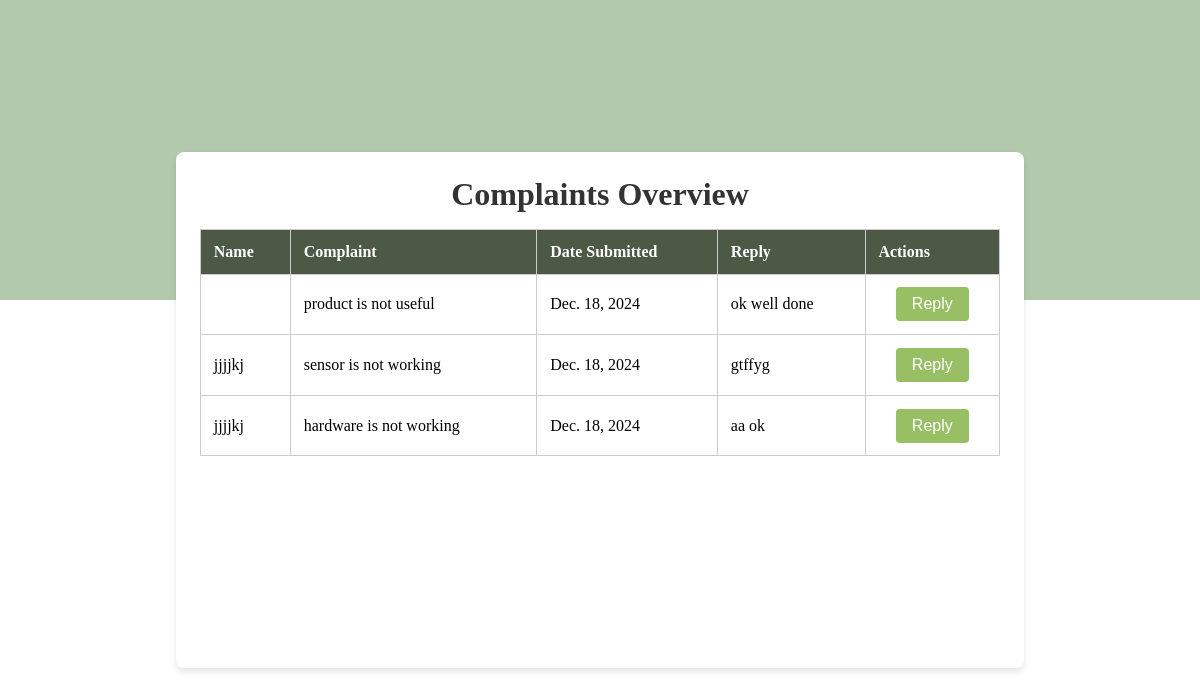
Screenshot of /complaints/ with the database file from the repository.
### growapp/models.py (models this page shows)
class Complaints_model(models.Model):
     LOGIN_ID=models.ForeignKey(Login_model,on_delete=models.CASCADE,null=True,blank=True)
     Complaints=models.CharField(max_length=100,null=True,blank=True)
     created_at = models.DateField(auto_now_add=True)
     updated_at = models.DateField(auto_now=True)
     Reply=models.CharField(max_length=100,null=True,blank=True)

class Login_model(models.Model):
    username=models.CharField(max_length=100,null=True,blank=True)
    password=models.CharField(max_length=100,null=True,blank=True)
    type=models.CharField(max_length=100,null=True,blank=True)

### growapp/views.py (the view)
# urls.py: path('complaints/',Complaints.as_view(),name='complaints'),
class Complaints(View):
    def get(self,request):
        obj=Complaints_model.objects.all()
        return render(request,'Complaints.html',{'val':obj})

### templates/Complaints.html (shortened to what this page needs)
<!DOCTYPE html>
<html lang="en">
<head>
    <link rel="stylesheet" href="https://cdnjs.cloudflare.com/ajax/libs/font-awesome/6.0.0-beta3/css/all.min.css">
</head>
<body>
<div class="div1">
</div>
<div class="container">
    <h1>Complaints Overview</h1>
    <table>
        <thead>
            <tr>
                <th>Name</th>
                <th>Complaint</th>
                <th>Date Submitted</th>
                <th> Reply</th>
                <th>Actions</th>
            </tr>
        </thead>
        <tbody>
            {% for i in val %}
            <tr>
                <td>{{ i.LOGIN_ID.username }}</td>
                <td>{{ i.Complaints }}</td>
                <td>{{ i.created_at }}</td>
                <td>{{i.Reply}}</td>
                <td class="actions">
                    <button class="reply-btn" data-id="{{ i.id }}" onclick="openDeleteModal('{{i.id}}')">Reply</button>
                </td>
            </tr>
            {% endfor %}
        </tbody>
    </table>
</div>
<div class="footer">
    <p>&copy; 2024 Grow Smart. All rights reserved.</p>
</div>
</body>
</html>

### templates/Complaints.html (style rules this page uses)
* { margin: 0; padding: 0; }
.container { max-width: 800px; margin: 2rem auto; background: white; padding: 1.5rem; border-radius: 8px; box-shadow: 0 4px 6px rgba(0, 0, 0, 0.1); position: absolute; top: 120px; right: 10px; bottom: 100px; left: 10px; }
h1 { text-align: center; color: #333; }
table { width: 100%; border-collapse: collapse; margin: 1rem 0; background-color: white; }
th, td { padding: 0.8rem; text-align: left; border: 1px solid #ccc; }
th { background-color: #4B5945; color: white; }
td.actions { text-align: center; vertical-align: middle; }
button { background-color: #98BF64; padding: 0.5rem 1rem; border: none; border-radius: 4px; cursor: pointer; font-size: 1rem; color: white; }
.footer { text-align: center; margin-top: 2rem; font-size: 0.9rem; color: #777; }
.div1 { background-color: #B2C9AD; height: 300px; width: 100%; }

### rows the page displays
Complaints_model: Complaints "product is not useful", created_at "Dec. 18, 2024", Reply "ok well done"
Complaints_model: LOGIN_ID.username "jjjjkj", Complaints "sensor is not working", created_at "Dec. 18, 2024", Reply "gtffyg"
Complaints_model: LOGIN_ID.username "jjjjkj", Complaints "hardware is not working", created_at "Dec. 18, 2024", Reply "aa ok"
